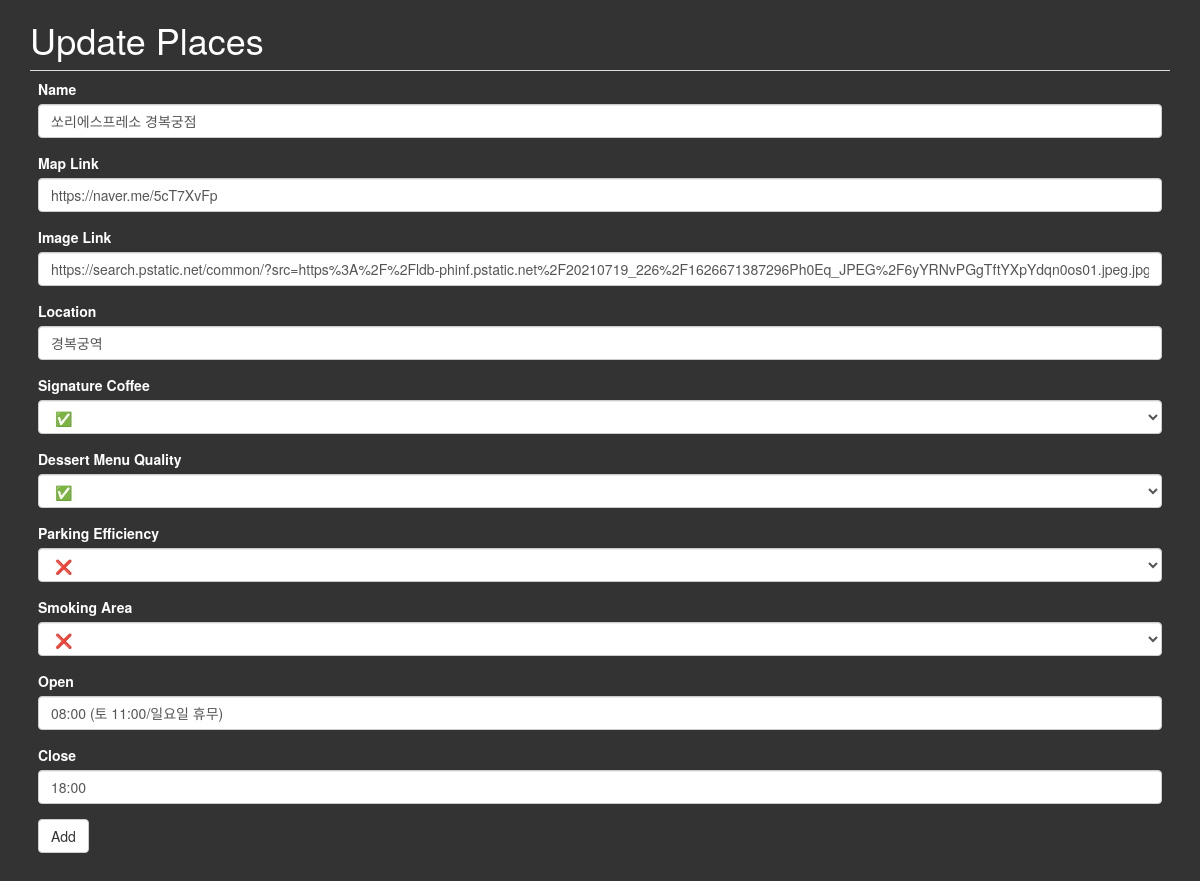
/update?id=5, run on the app's committed database.
### main.py (models this page shows)
class Cafe(db.Model):
    __tablename__ = "cafe"
    id = db.Column(db.Integer, primary_key=True)
    name = db.Column(db.String(250), unique=True, nullable=False)
    map_url = db.Column(db.String(500), nullable=False)
    img_url = db.Column(db.String(500), nullable=False)
    location = db.Column(db.String(250), nullable=False)
    open = db.Column(db.String(250), nullable=False)
    signature_coffee = db.Column(db.Boolean, nullable=False)
    dessert_menu = db.Column(db.Boolean, nullable=False)
    parking = db.Column(db.Boolean, nullable=False)
    smoking = db.Column(db.Boolean, nullable=False)
    close = db.Column(db.String(250), nullable=True)

### main.py (the view, shortened to what this page needs)
@app.route('/update', methods=['POST', 'GET'])
def update():
    cafe_id = request.args.get('id')
    selected_cafe = Cafe.query.get(cafe_id)
    form = Form(
        name=selected_cafe.name,
        map_url=selected_cafe.map_url,
        img_url=selected_cafe.img_url,
        location=selected_cafe.location,
        open=selected_cafe.open,
        close=selected_cafe.close,
        signature_coffee='✅' if selected_cafe.signature_coffee else '❌',
        dessert_menu='✅' if selected_cafe.dessert_menu else '❌',
        parking='✅' if selected_cafe.parking else '❌',
        smoking='✅' if selected_cafe.smoking else '❌'
    )
    return render_template('update.html', form=form)

### main.py
class Form(FlaskForm):
    name = StringField('Name', validators=[DataRequired()])
    map_url = URLField('Map Link', validators=[DataRequired(), URL()])
    img_url = URLField('Image Link', validators=[DataRequired(), URL()])
    location = StringField('Location', validators=[DataRequired()])
    signature_coffee = SelectField('Signature Coffee', choices=choices, validators=[DataRequired()])
    dessert_menu = SelectField('Dessert Menu Quality', choices=choices, validators=[DataRequired()])
    parking = SelectField('Parking Efficiency', choices=choices,validators=[DataRequired()])
    smoking = SelectField('Smoking Area', choices=choices, validators=[DataRequired()])
    open = StringField('Open', validators=[DataRequired()])
    close = StringField('Close', validators=[DataRequired()])
    submit = SubmitField("Add")

### templates/update.html (shortened to what this page needs)
{% extends 'bootstrap/base.html' %}
{% import 'bootstrap/wtf.html' as wtf %}
{% block styles %}
{{ super() }}
<link rel="stylesheet" href="{{ url_for('static', filename='css/styles.css') }}">
{% endblock %}
{% block content %}
<div class="">
  <div class="container">
    <h1>Update Places</h1>
    <table class="table">
      <tr>
        <td>{{ wtf.quick_form(form, novalidate=True) }}</td>
      </tr>
    </table>
  </div>
</div>
{% endblock %}

### static/css/styles.css (style rules this page uses)
body { background-color: #333; color: white; }

### data on the page
Cafe: name "쏘리에스프레소 경복궁점", map_url "https://naver.me/5cT7XvFp", img_url "https://search.pstatic.net/common/?src=https%3A%2F%2Fldb-phinf.pstatic.net%2F20210719_226%2F1626671387296Ph0Eq_JPEG%2F6yYRNvPGgTftYXpYdqn0os01.jpeg.jpg", location "경복궁역", signature_coffee "✅", dessert_menu "✅", parking "❌", smoking "❌", open "08:00 (토 11:00/일요일 휴무)", close "18:00"
